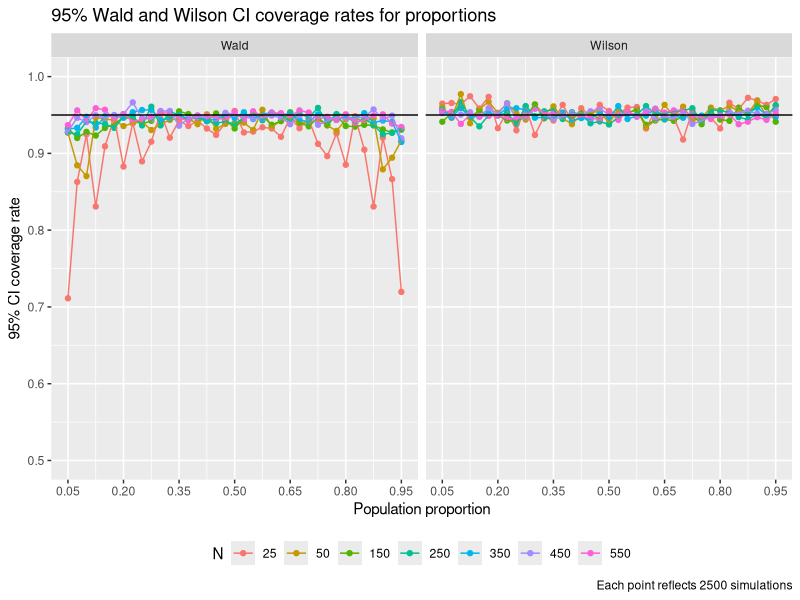

Write R code to recreate this figure.
## ---- chunk 1
library(ggplot2)

# Set simulation conditions
set.seed(999)
props <- seq(.05, .95, by = .025)
n <- c(25, seq(50, 550, by = 100))
sim_conditions <- expand.grid(props, n)
colnames(sim_conditions) <- c('prop', 'n')
res <- vector('list', nrow(sim_conditions))
reps <- 2500
z_975 <- qnorm(.975)

# Run
#   Formula reference for Wilson CI:
#   https://www.itl.nist.gov/div898/handbook/prc/section2/prc241.htm
for (i in 1:nrow(sim_conditions)) {
  res[[i]] <- replicate(reps, {
    draws <- rbinom(sim_conditions$n[i], 1, sim_conditions$prop[i])
    prop <- mean(draws)
    
    wald_CI_width <- z_975 * sqrt((prop*(1-prop)) / sim_conditions$n[i])
    wald_CI <- prop + c(-wald_CI_width, wald_CI_width)
    wald_captures <- ifelse(sim_conditions$prop[i] <= wald_CI[2] &&
                              sim_conditions$prop[i] >= wald_CI[1], T, F)
    
    wilson_CI_width <- z_975*sqrt((prop*(1-prop))/sim_conditions$n[i] +
                                    z_975^2/(4*sim_conditions$n[i]^2))
    wilson_CI <- (prop + z_975^2/(2*sim_conditions$n[i]) +
                    c(-wilson_CI_width, wilson_CI_width)) / (1 + z_975^2/sim_conditions$n[i])
    wilson_captures <- ifelse(sim_conditions$prop[i] <= wilson_CI[2] &&
                                sim_conditions$prop[i] >= wilson_CI[1], T, F)
    
    c('Wald' = wald_captures, 'Wilson' = wilson_captures)
  })
}

# Organize results
sim_conditions$coverage_Wald <- sapply(res, \(x) mean(x[1, ]))
sim_conditions$coverage_Wilson <- sapply(res, \(x) mean(x[2, ]))

d <- tidyr::pivot_longer(sim_conditions,
                         cols = c('coverage_Wald', 'coverage_Wilson'),
                         values_to = 'coverage',
                         names_to = 'method',
                         names_prefix = 'coverage_')

d$n <- as.factor(d$n)

# Plot
ggplot(d, aes(prop, coverage, color = n)) +
  geom_point() +
  geom_line() +
  facet_wrap(~method) +
  scale_x_continuous(breaks = seq(.05, .95, by = .15)) +
  ylim(.5, 1) +
  labs(x = 'Population proportion',
       y = '95% CI coverage rate',
       title = '95% Wald and Wilson CI coverage rates for proportions',
       color = 'N',
       caption = 'Each point reflects 2500 simulations') +
  theme(legend.position = 'bottom') +
  guides(color = guide_legend(nrow = 1)) +
  geom_hline(yintercept = .95)
## ---- chunk 2
under_coverage_prop <- aggregate(d$coverage,
                                 list(d$method),
                                 \(x) round(mean(x < .95), digits = 3))

knitr::kable(under_coverage_prop,
             col.names = c('CI type', 'Proportion of coverage rates < .95'))
